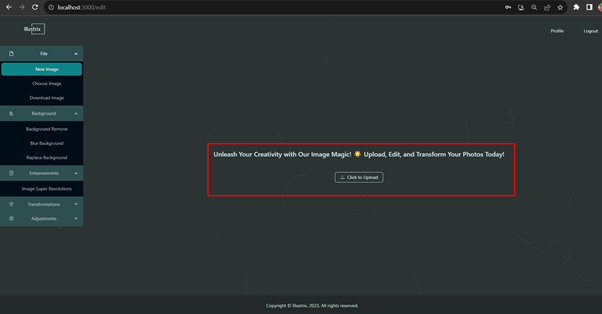
#> input picture Editing Screen.png, 602 x 314 px, given in place of Exp2.jpg, which was not available; the run also reads 1 picture not shown here
$ jupyter execute --allow-errors ImageSketching.ipynb
#> lines starting #> are read from the running program, lines starting #| are printed output that depends on the picture; pictures that were not available may be replaced by others from this repository, and a replacement may not be noted
[cell 1]
import cv2

[cell 2]
import matplotlib.pyplot as plt
import matplotlib.image as mpimg

# Load the image
def imshow2(image, read=False):
    if read:
        image = mpimg.imread(image)

    # Display the image
    plt.imshow(image)
    plt.axis('off')  # Remove the axes
    plt.show()

[cell 3]
def image_sketching(img_path, path, name):
#> called with img_path = 'Exp2.jpg', path = 'Outputs', name = 'Result1'
    img = cv2.imread(img_path)
#> img is the input picture: shape (314, 602, 3); mean B, G, R 50.6, 50.2, 43.3

    # Converting Image to Gray
    img_gray = cv2.cvtColor(img, cv2.COLOR_BGR2GRAY)
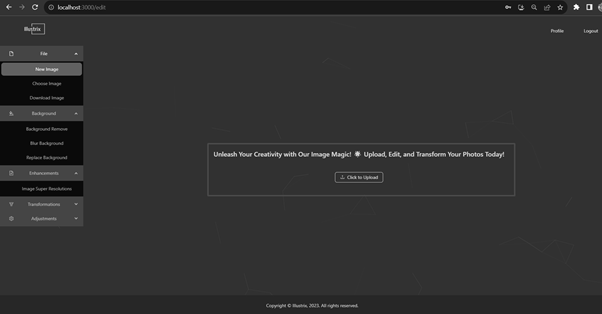
#> img_gray: shape (314, 602); min 0, max 255, mean 48.3

    # Applying BitWise Not
    img_invert = cv2.bitwise_not(img_gray)
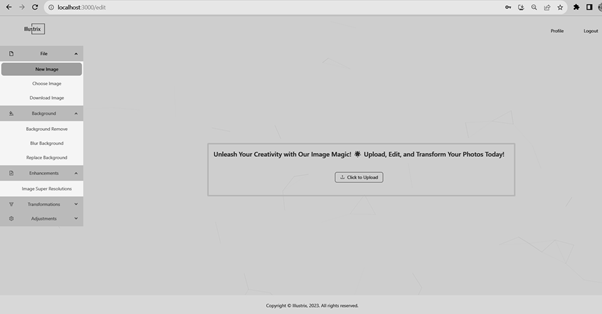
#> img_invert: shape (314, 602); min 0, max 255, mean 206.7

    # Smoothing the image
    img_smoothing = cv2.GaussianBlur(img_invert, (21,21), sigmaX=0, sigmaY=0)
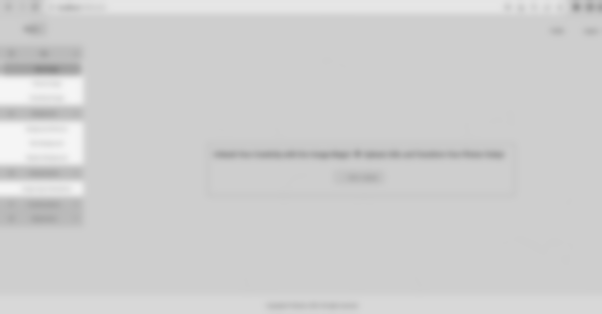
#> img_smoothing: shape (314, 602); min 144, max 245, mean 206.7

    def dodgeV2(x, y):
      return cv2.divide(x, 255-y, scale=250)
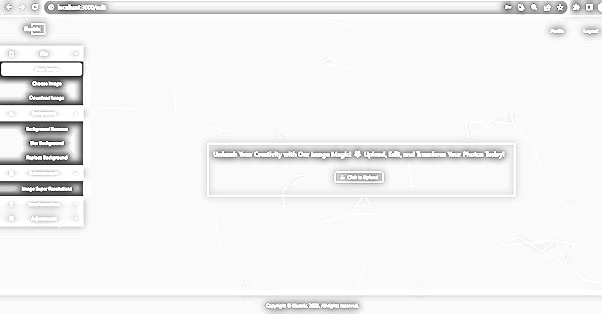
#> returned value: shape (314, 602); min 0, max 255, mean 242.2

    final_img = dodgeV2(img_gray, img_smoothing)

    save_path = f'./{path}/{name}.png'

    cv2.imwrite(save_path, final_img)

    return save_path

[cell 4]
image_sketching('Exp2.jpg', 'Outputs', 'Result1')

#> (a cell that did not finish here is left out)
